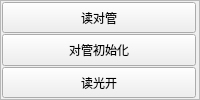
           <widget class="QFrame" name="frame_14">
            <property name="frameShape">
             <enum>QFrame::StyledPanel</enum>
            </property>
            <property name="frameShadow">
             <enum>QFrame::Plain</enum>
            </property>
            <layout class="QGridLayout" name="gridLayout_18">
             <property name="leftMargin">
              <number>1</number>
             </property>
             <property name="topMargin">
              <number>1</number>
             </property>
             <property name="rightMargin">
              <number>3</number>
             </property>
             <property name="bottomMargin">
              <number>1</number>
             </property>
             <property name="spacing">
              <number>1</number>
             </property>
             <item row="1" column="0">
              <widget class="QPushButton" name="pushButton_InitDG">
               <property name="sizePolicy">
                <sizepolicy hsizetype="Minimum" vsizetype="Minimum">
                 <horstretch>0</horstretch>
                 <verstretch>0</verstretch>
                </sizepolicy>
               </property>
               <property name="text">
                <string>对管初始化</string>
               </property>
              </widget>
             </item>
             <item row="0" column="0">
              <widget class="QPushButton" name="pushButton_ReadDG">
               <property name="sizePolicy">
                <sizepolicy hsizetype="Minimum" vsizetype="Minimum">
                 <horstretch>0</horstretch>
                 <verstretch>0</verstretch>
                </sizepolicy>
               </property>
               <property name="text">
                <string>读对管</string>
               </property>
              </widget>
             </item>
             <item row="2" column="0">
              <widget class="QPushButton" name="pushButton_ReadOP">
               <property name="sizePolicy">
                <sizepolicy hsizetype="Minimum" vsizetype="Minimum">
                 <horstretch>0</horstretch>
                 <verstretch>0</verstretch>
                </sizepolicy>
               </property>
               <property name="text">
                <string>读光开</string>
               </property>
              </widget>
             </item>
            </layout>
           </widget>
